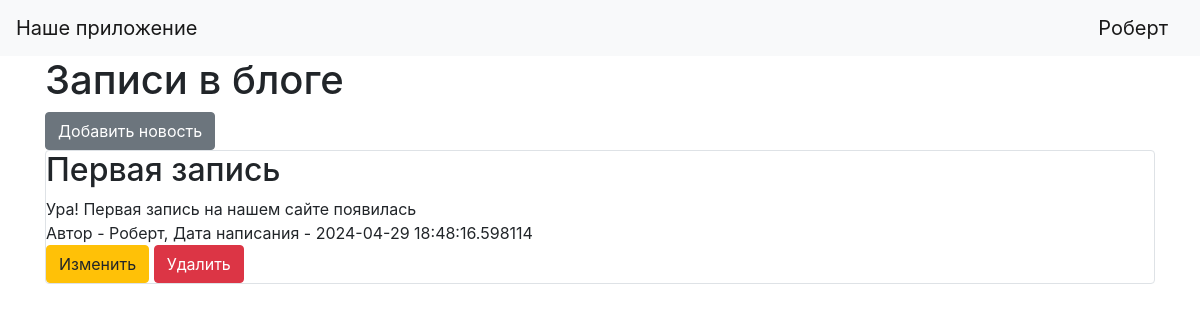
The page / (signed in) on the database its author committed.
### data/users.py (models this page shows, shortened)
class User(SqlAlchemyBase, UserMixin):
    __tablename__ = 'users'
    id = sqlalchemy.Column(sqlalchemy.Integer,
                           primary_key=True, autoincrement=True)
    name = sqlalchemy.Column(sqlalchemy.String, nullable=True)
    about = sqlalchemy.Column(sqlalchemy.String, nullable=True)
    email = sqlalchemy.Column(sqlalchemy.String,
                              index=True, unique=True, nullable=True)
    hashed_password = sqlalchemy.Column(sqlalchemy.String, nullable=True)
    created_date = sqlalchemy.Column(sqlalchemy.DateTime,
                                     default=datetime.datetime.now)
    news = orm.relationship("News", back_populates='user')

### data/news.py (models this page shows)
class News(SqlAlchemyBase):
    __tablename__ = 'news'
    id = sqlalchemy.Column(sqlalchemy.Integer,
                           primary_key=True, autoincrement=True)
    title = sqlalchemy.Column(sqlalchemy.String, nullable=True)
    content = sqlalchemy.Column(sqlalchemy.String, nullable=True)
    created_date = sqlalchemy.Column(sqlalchemy.DateTime,
                                     default=datetime.datetime.now)
    is_private = sqlalchemy.Column(sqlalchemy.Boolean, default=True)
    user_id = sqlalchemy.Column(sqlalchemy.Integer,
                                sqlalchemy.ForeignKey("users.id"))
    user = orm.relationship('User')

### main.py (the view)
@app.route("/")
def index():
    db_sess = db_session.create_session()
    if current_user.is_authenticated:
        news = db_sess.query(News).filter(
            (News.user == current_user) | (News.is_private != True))
    else:
        news = db_sess.query(News).filter(News.is_private != True)
    return render_template("index.html", news=news)

### data/db_session.py (called while the page is built)
def create_session() -> Session:
    global __factory
    return __factory()

### main.py (called while the page is built)
@login_manager.user_loader
def load_user(user_id):
    db_sess = db_session.create_session()
    return db_sess.query(User).get(user_id)

### templates/index.html
{% extends "base.html" %}
{% block content %}
<h1>Записи в блоге</h1>
{% if current_user.is_authenticated %}
    <a href="news" class="btn btn-secondary">Добавить новость</a>
{% endif %}
{% for item in news%}
<div class="col-md6 border rounded">
    <h2>{{item.title}}</h2>
    <div>
        {{item.content}}
    </div>
    <div>
        Автор - {{item.user.name}}, Дата написания - {{item.created_date}}
    </div>
    {% if current_user.is_authenticated and current_user == item.user %}
    <div>
        <a href="/news/{{ item.id }}" class="btn btn-warning">
            Изменить
        </a>
        <a href="/news_delete/{{ item.id }}" class="btn btn-danger">
            Удалить
        </a>
    </div>
    {% endif %}
</div>
{% endfor %}
{% endblock %}

### templates/base.html (shortened to what this page needs)
<!doctype html>
<html lang="en">
<head>
    <link rel="stylesheet"
          href="https://stackpath.bootstrapcdn.com/bootstrap/4.4.1/css/bootstrap.min.css"
>
</head>
<body>
<header>
    <nav class="navbar navbar-light bg-light">
        <a class="navbar-brand" href="#">Наше приложение</a>
        {% if current_user.is_authenticated %}
            <a class="navbar-brand" href="/logout">{{ current_user.name }}</a>
        {% else %}
            <p>
                <a class="btn btn-primary " href="/register">Зарегистрироваться</a>
                <a class="btn btn-success" href="/login">Войти</a>
            </p>
        {% endif %}
    </nav>
</header>
<main role="main" class="container">
    {% block content %}{% endblock %}
</main>
</body>
</html>

### rows shown on the page
User: name "Роберт"
News: title "Первая запись", content "Ура! Первая запись на нашем сайте появилась", user.name "Роберт", created_date "2024-04-29 18:48:16.598114"
